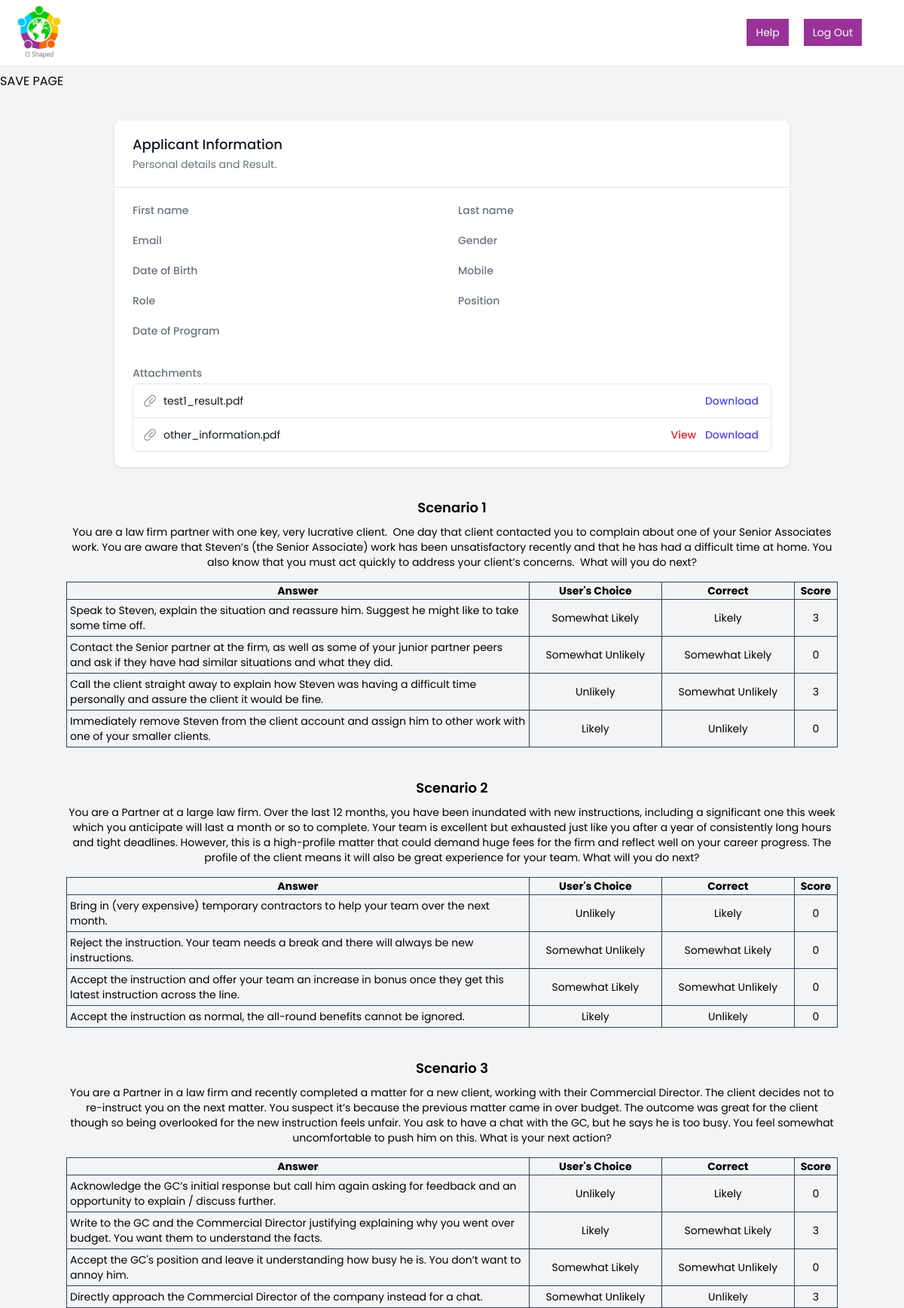
The page /report/ (upper part) on the database its author committed.
### App/models.py (models this page shows, shortened)
class Scenario(models.Model):
    id = models.CharField(max_length=10,primary_key=True)
    content = models.TextField()
    type = models.CharField(max_length=50, default=None, blank=True, null=True)
    image = models.ImageField(default=None, blank=True, null=True)

class Response(models.Model):
    user = models.ForeignKey(User, on_delete=models.CASCADE)
    test = models.ForeignKey(Test, on_delete=models.CASCADE)
    answer = models.ForeignKey(Answer, on_delete=models.CASCADE)
    choice = models.CharField(max_length=20, choices=rankValues)
    score = models.IntegerField(default=0)
    class Meta:
        unique_together = (('user','test','answer'))

class Answer(models.Model):
    content = models.TextField()
    scenario = models.ForeignKey(Scenario, on_delete=models.CASCADE, default='')
    ranking = models.CharField(max_length=20, choices=rankValues)
    def __str__(self):
        return str(self.content)

### App/views.py (the view)
# urls.py: path('report/', UserView, name="userTest"),
def UserView(request):
    cacheEmail  = cache.get('user_email')
    cacheEmail  = 'dnettey3@gmail.com'
    userID = User.objects.get(email = cacheEmail)
    temp_Scenarios = Scenario.objects.filter(
            test_scenario__in=Test_Scenario.objects.filter(test=1))
    responses = Response.objects.filter(user=userID, test=1)
    return render(request, "report.html", {'scenarios': temp_Scenarios, 'responses':responses})

### templates/report.html (shortened to what this page needs)
{% load static %}
<!DOCTYPE html>
<html>
<head>
	<link href="{% static 'css/styles.css' %}" rel="stylesheet" type="text/css" />
	<script src="https://cdn.tailwindcss.com"></script>
	<script src="{% static 'js/tailwindconfig.js' %}">
		tailwind.config = {
			theme: {
				extend: {
					colors: {
						primary: '#993399',
					}
				}
			}
		}
	</script>
</head>
<body class="bg-gray-100">
	<div class="flex fixed w-full justify-between bg-white items-center py-2 px-4">
		<div>
			<a href="/">
				<img src="{% static 'images/O-shaped_logo.jpg' %}" class="h-[70px] object-contain w-auto" />
			</a>
		</div>
		<div class="flex items-center space-x-5 md:mr-10 text-sm text-white">
			<button class="px-3 py-2 bg-primary ">Help</button>
			<button class="px-3 py-2 bg-primary">Log Out</button>
		</div>
	</div>
	<div class="pt-24">
		<button onclick="savePage()">
			SAVE PAGE
		</button>
		<div class="container max-w-4xl mx-auto py-10 h-full ">
			<div class="overflow-hidden bg-white shadow sm:rounded-lg">
				<div class="px-4 py-5  sm:px-6">
					<h3 class="text-lg font-medium leading-6 text-gray-900">Applicant Information</h3>
					<p class="mt-1 max-w-2xl text-sm text-gray-500">Personal details and Result.</p>
				</div>
				<div class="border-t border-gray-200">
					<div class="px-4 py-4 md:grid md:grid-cols-2 sm:gap-4 sm:px-6 ">
						<div class="mt-1">
							<p class="text-sm font-medium text-gray-500">First name</p>
						</div>
						<div class="mt-1">
							<p class="text-sm font-medium text-gray-500">Last name</p>
						</div>
						<div class="mt-1">
							<p class="text-sm font-medium text-gray-500">Email</p>
						</div>
						<div class="mt-1">
							<p class="text-sm font-medium text-gray-500">Gender</p>
						</div>
						<div class="mt-1">
							<p class="text-sm font-medium text-gray-500">Date of Birth</p>
						</div>
						<div class="mt-1">
							<p class="text-sm font-medium text-gray-500">Mobile</p>
						</div>
						<div class="mt-1">
							<p class="text-sm font-medium text-gray-500">Role</p>
						</div>
						<div class="mt-1">
							<p class="text-sm font-medium text-gray-500">Position</p>
						</div>
						<div class="mt-1">
							<p class="text-sm font-medium text-gray-500">Date of Program</p>
						</div>
					</div>
					<div class="px-4 py-5 sm:px-6">
						<p class="text-sm font-medium text-gray-500">Attachments</p>
						<div class="pt-1 text-sm text-gray-900 sm:mt-0">
							<ul role="list" class="divide-y divide-gray-200 rounded-md border border-gray-200">
								<li class="flex items-center justify-between py-3 pl-3 pr-4 text-sm">
									<div class="flex w-0 flex-1 items-center">
										<span class="ml-2 w-0 flex-1 truncate">test1_result.pdf</span>
									</div>
									<div class="ml-4 flex-shrink-0">
										<a href="#"
											class="font-medium text-indigo-600 hover:text-indigo-500">Download</a>
									</div>
								</li>
								<li class="flex items-center justify-between py-3 pl-3 pr-4 text-sm">
									<div class="flex w-0 flex-1 items-center">
										<span class="ml-2 w-0 flex-1 truncate">other_information.pdf</span>
									</div>
									<div class="ml-4 space-x-2 flex-shrink-0">
										<a href="#" class="font-medium text-red-600 hover:text-red-500">View</a>
										<a href="#"
											class="font-medium text-indigo-600 hover:text-indigo-500">Download</a>
									</div>
								</li>
							</ul>
						</div>
					</div>
				</div>
			</div>
		</div>
		<div class="">
			{% for scenario in scenarios %}
			<div class="max-w-5xl mx-auto pb-10">
				<p class="text-center text-lg font-semibold pb-2">Scenario {{ forloop.counter }}</p>
				<p class="text-sm text-center">{{ scenario.content }}</p>
				<table class="text-sm border-collapse table-fixed border border-slate-500 mt-4">
					<tr>
						<th class="border border-slate-700">Answer</th>
						<th class="border border-slate-700">User's Choice</th>
						<th class="border border-slate-700">Correct</th>
						<th class="border border-slate-700">Score</th>
					</tr>
					{% for response in responses %}
					{% if response.answer.scenario == scenario %}
					<tr>
						<td class="border border-slate-700 w-[60%] p-1">{{response.answer}}</td>
						<td class="border border-slate-700 text-center">{{response.choice}}</td>
						<td class="border border-slate-700 text-center">{{response.answer.ranking}}</td>
						<td class="border border-slate-700 text-center">{{response.score}}</td>
					</tr>
					{% endif %}
					{% endfor %}
				</table>
			</div>
			{% endfor %}
		</div>
	</div>
</body>
</html>

### assets/css/styles.css (style rules this page uses)
body { font-family: 'Poppins', sans-serif; }

### rows shown on the page
Scenario: content "You are a law firm partner with one key, very lucrative client. One day that client contacted you to complain about one of your Senior Associates work. You are aware that Steven’s (the Senior Associate) work has been unsatisfactory recently and that he has had a difficult time at home. You also know that you must act quickly to address your client’s concerns. What will you do next?"
Response: answer "Speak to Steven, explain the situation and reassure him. Suggest he might like to take some time off.", choice "Somewhat Likely", answer.ranking "Likely", score "3"
Response: answer "Contact the Senior partner at the firm, as well as some of your junior partner peers and ask if they have had similar situations and what they did.", choice "Somewhat Unlikely", answer.ranking "Somewhat Likely", score "0"
Response: answer "Call the client straight away to explain how Steven was having a difficult time personally and assure the client it would be fine.", choice "Unlikely", answer.ranking "Somewhat Unlikely", score "3"
Response: answer "Immediately remove Steven from the client account and assign him to other work with one of your smaller clients.", choice "Likely", answer.ranking "Unlikely", score "0"
Scenario: content "You are a Partner at a large law firm. Over the last 12 months, you have been inundated with new instructions, including a significant one this week which you anticipate will last a month or so to complete. Your team is excellent but exhausted just like you after a year of consistently long hours and tight deadlines. However, this is a high-profile matter that could demand huge fees for the firm and reflect well on your career progress. The profile of the client means it will also be great experience for your team. What will you do next?"
Response: answer "Bring in (very expensive) temporary contractors to help your team over the next month.", choice "Unlikely", answer.ranking "Likely", score "0"
Response: answer "Reject the instruction. Your team needs a break and there will always be new instructions.", choice "Somewhat Unlikely", answer.ranking "Somewhat Likely", score "0"
Response: answer "Accept the instruction and offer your team an increase in bonus once they get this latest instruction across the line.", choice "Somewhat Likely", answer.ranking "Somewhat Unlikely", score "0"
Response: answer "Accept the instruction as normal, the all-round benefits cannot be ignored.", choice "Likely", answer.ranking "Unlikely", score "0"
Scenario: content "You are a Partner in a law firm and recently completed a matter for a new client, working with their Commercial Director. The client decides not to re-instruct you on the next matter. You suspect it’s because the previous matter came in over budget. The outcome was great for the client though so being overlooked for the new instruction feels unfair. You ask to have a chat with the GC, but he says he is too busy. You feel somewhat uncomfortable to push him on this. What is your next action?"
Response: answer "Acknowledge the GC’s initial response but call him again asking for feedback and an opportunity to explain / discuss further.", choice "Unlikely", answer.ranking "Likely", score "0"
Response: answer "Write to the GC and the Commercial Director justifying explaining why you went over budget. You want them to understand the facts.", choice "Likely", answer.ranking "Somewhat Likely", score "3"
Response: answer "Accept the GC's position and leave it understanding how busy he is. You don’t want to annoy him.", choice "Somewhat Likely", answer.ranking "Somewhat Unlikely", score "0"
Response: answer "Directly approach the Commercial Director of the company instead for a chat.", choice "Somewhat Unlikely", answer.ranking "Unlikely", score "3"
